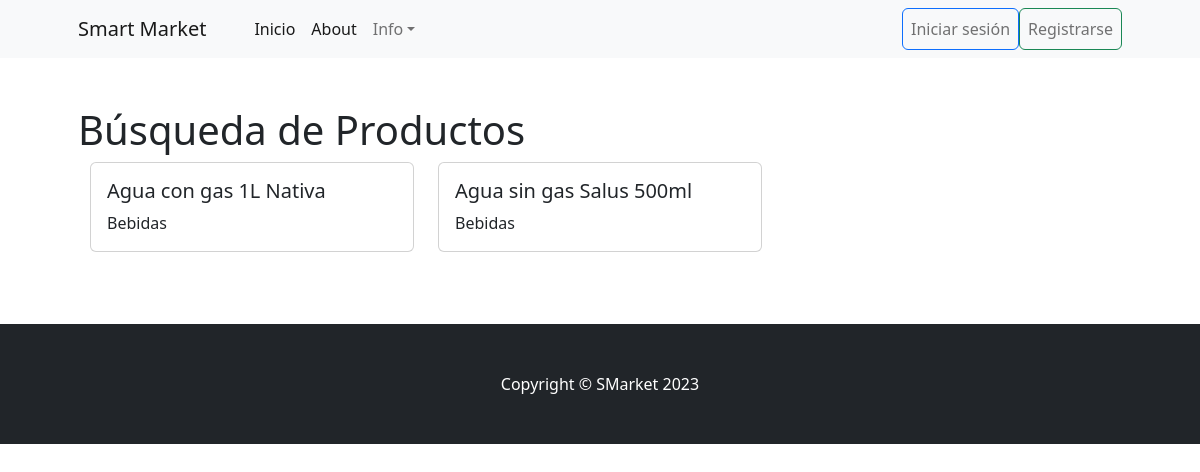
Page /producto/busqueda/ on the earlier database version.
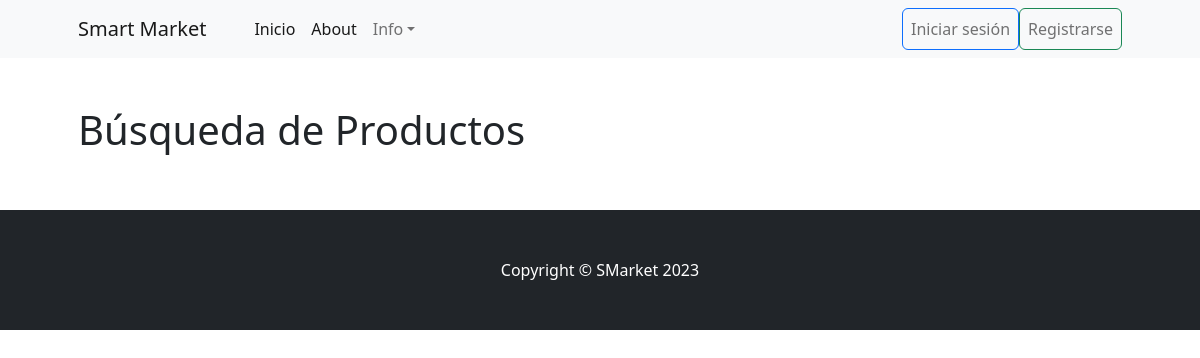
Same page on the later database version.
### producto/models.py (models this page shows, shortened)
class Producto(models.Model):
    nombre = models.CharField(max_length=100)
    categoria = models.ForeignKey(Categoría, on_delete=models.SET_NULL, null=True, blank=True)

class Categoría(models.Model):
    nombre = models.CharField(max_length=100)
    def __str__(self):
       return self.nombre

### producto/views.py (the view)
# urls.py: path("busqueda/", views.busqueda),
def busqueda(request):
     producto_nombre= models.Producto.objects.filter(nombre__contains="agua")
     context= {"producto_nombre":producto_nombre}
     return render(request, "producto/busqueda.html", context)

### producto/templates/producto/busqueda.html
{% extends 'core/base.html' %}
{% block contenido_titulo %}
    Búsqueda de Productos
{% endblock contenido_titulo %}
{% block contenido %}
    <div class="container">
        <div class="row">
            {% for producto in producto_nombre %}
                <div class="col-md-4">
                    <div class="card mb-4">
                        <div class="card-body">
                            <h5 class="card-title">{{ producto.nombre }}</h5>
                            <p class="card-text">{{ producto.categoria }}</p>
                        </div>
                    </div>
                </div>
            {% endfor %}
        </div>
    </div>
{% endblock contenido %}

Differences in the rows shown:
removed Producto: nombre "Agua con gas 1L Nativa", categoria "Bebidas"
removed Producto: nombre "Agua sin gas Salus 500ml", categoria "Bebidas"
